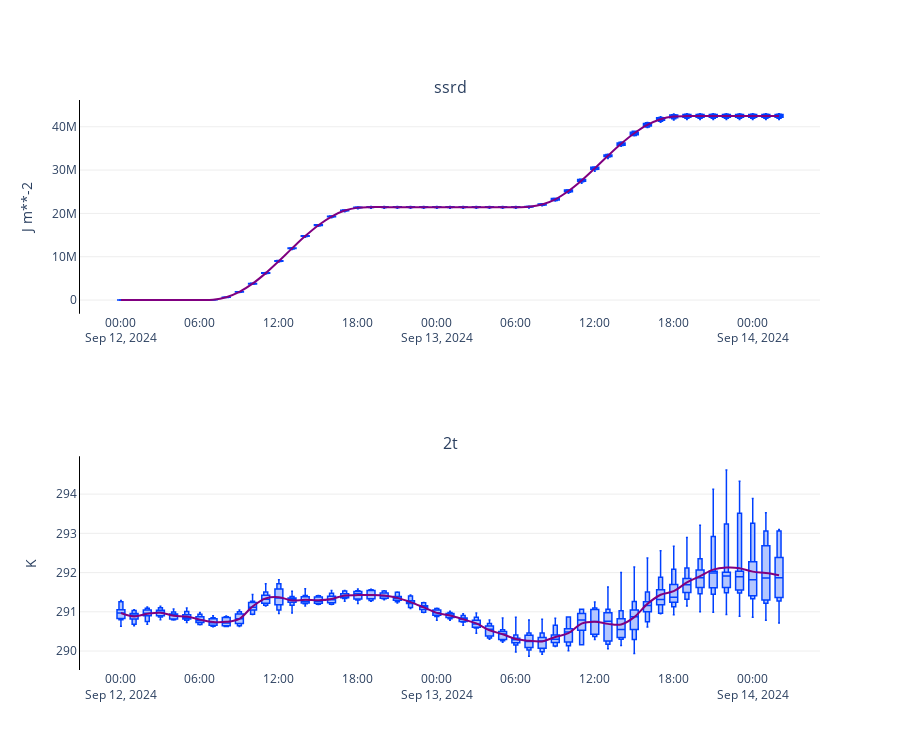

Here is the notebook cell this chart was saved with:
### Markdown cell above
Plot meteogram

### Code cell
import ipywidgets as widgets
import earthkit.plots
import earthkit.data

TIME_FREQUENCY = "1H"

def f():
    data = earthkit.data.from_source("file", "test_timeseries.covjson")
    chart = earthkit.plots.Chart()
    chart.box(data, time_frequency=TIME_FREQUENCY)
    chart.line(data, time_frequency=TIME_FREQUENCY, aggregation="mean", line_color="purple")
    chart.show()

out = widgets.interactive_output(f, {})
display(out)
